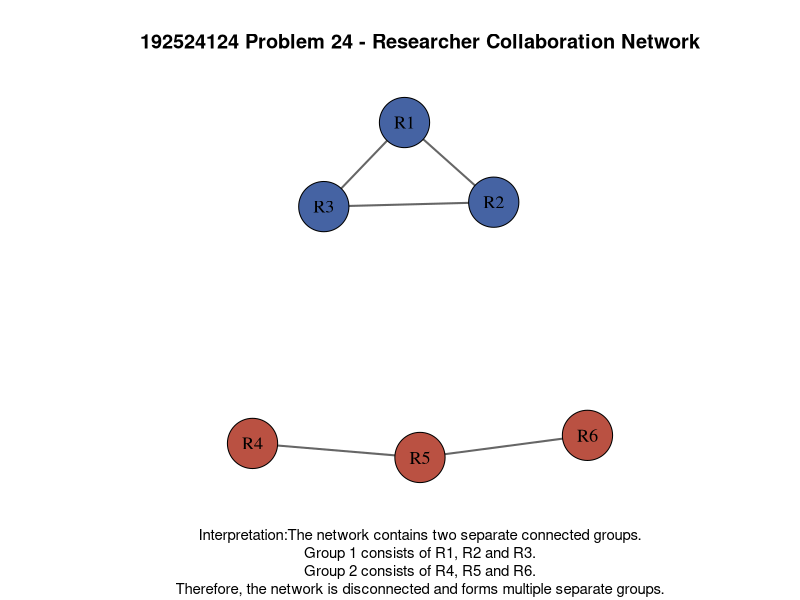

Write the R code that produced this figure.
# Problem 24 - Collaboration Network

library(igraph)

# Define edges
edges <- data.frame(
  From = c(
    "R1", "R1", "R2",
    "R4", "R5"
  ),
  To = c(
    "R2", "R3", "R3",
    "R5", "R6"
  )
)

# Create the network
network <- graph_from_data_frame(
  edges,
  directed = FALSE,
  vertices = data.frame(
    name = c("R1", "R2", "R3", "R4", "R5", "R6")
  )
)

# Find connected components
components_info <- components(network)

# Display component information
print(components_info)

# Plot the network
plot(
  network,
  vertex.color = c(
    "#4563A3",
    "#4563A3",
    "#4563A3",
    "#BA5142",
    "#BA5142",
    "#BA5142"
  ),
  vertex.size = 30,
  vertex.label.color = "black",
  vertex.label.cex = 1.1,
  edge.color = "gray40",
  edge.width = 2,
  main = "192524124 Problem 24 - Researcher Collaboration Network"
)

# Add interpretation below the graph
mtext(
  "Interpretation:The network contains two separate connected groups.\nGroup 1 consists of R1, R2 and R3.\nGroup 2 consists of R4, R5 and R6.\nTherefore, the network is disconnected and forms multiple separate groups.",
  side = 1,
  line = 4,
  cex = 0.9
)
